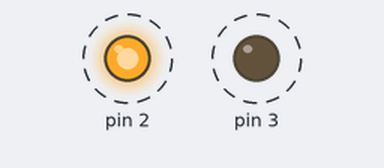
Bench run of a sketch on a simulated Arduino Uno, built with avr-gcc and run on an emulated ATmega328P. On the bench: output pins drawn as LEDs (lit = HIGH). Dashed ring = blinking. What the sketch prints to the serial monitor is not drawn.

Above: at 0.2 s.
Timing chart, 0 to 4.6 s (numbered marks = the images above):
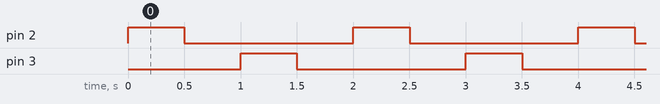

Measured:
- by itself, pin 2, pin 3: alternates HIGH for 0.50 s and LOW for 1.5 s

The sketch:

TestCode_Relay.ino
```cpp
#define INT_1 2
#define INT_2 3

enum pState
{
  OFF,
  ON
};

void pinControl(int _pin, pState _state)
{

  pinMode(_pin, OUTPUT);
  digitalWrite(_pin, _state);

  Serial.print("PIN: " + (String)_pin + " -> ");
  if (_state) Serial.println("HIGH");
  else        Serial.println("LOW");
}

void setup()
{
  Serial.begin(115200);
  Serial.println("Setup Done");
}

void loop()
{
  pinControl(INT_1, ON);
  delay(500);

  pinControl(INT_1, OFF);
  delay(500);

  pinControl(INT_2, ON);
  delay(500);

  pinControl(INT_2, OFF);
  delay(500);

}
```
